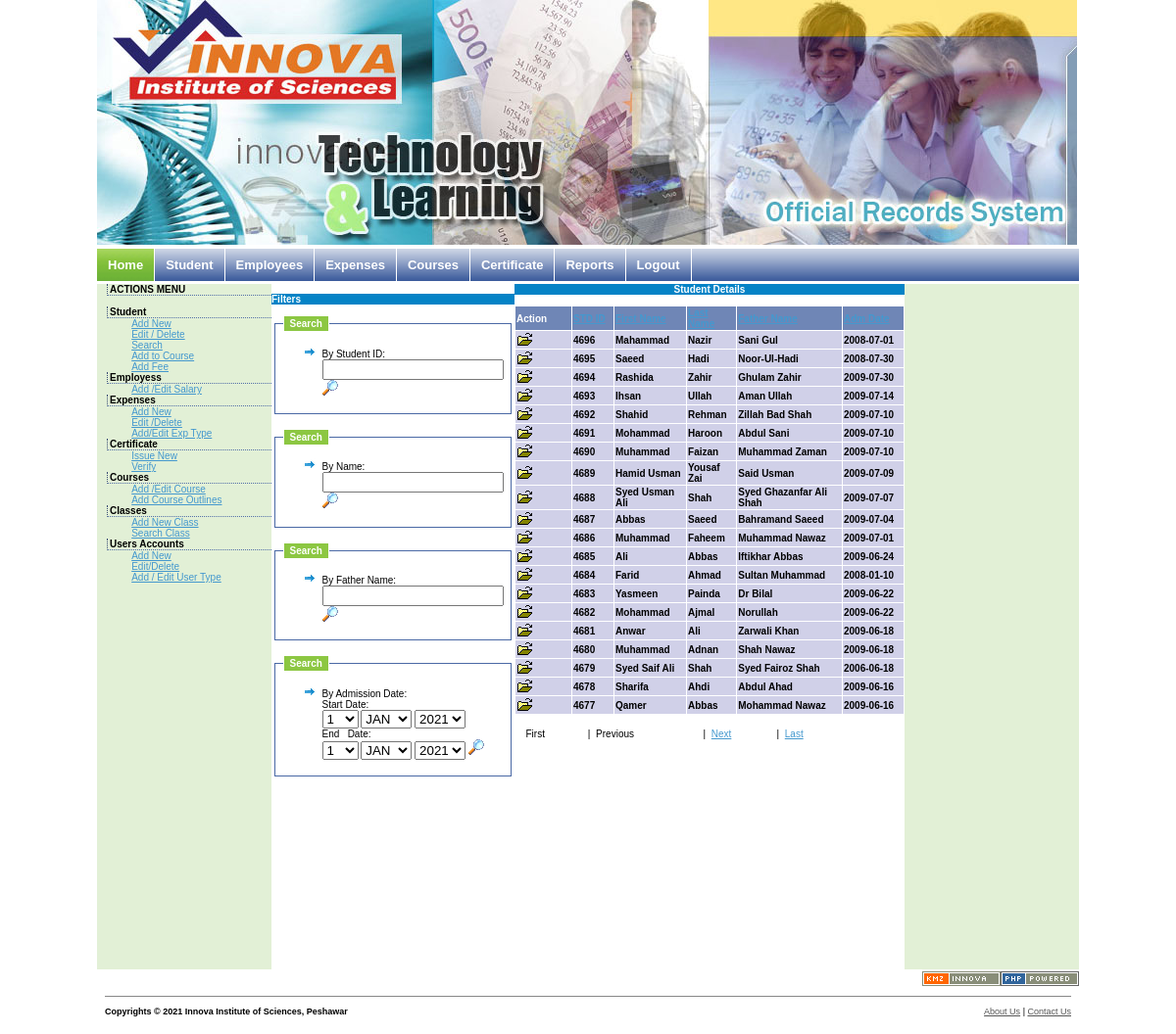
Screenshot of /verifycert.php with the database file from the repository.
### tables this page shows
CREATE TABLE IF NOT EXISTS `students` (
  `std_id` bigint(20) NOT NULL auto_increment,
  `title` varchar(4) NOT NULL default 'Mr.',
  `first_name` varchar(20) NOT NULL default '',
  `last_name` varchar(20) NOT NULL default '',
  `father_name` varchar(40) NOT NULL default '',
  `gender` char(1) NOT NULL default 'M',
  `course_code` int(11) default '0',
  `phone_no` varchar(16) default NULL,
  `mobile_no` varchar(16) default NULL,
  `nationality` varchar(25) default 'Pakistan',
  `personal_statement` varchar(150) default NULL,
  `email` varchar(150) default NULL,
  `dob` date default '0000-00-00',
  `admission_date` date default '0000-00-00',
  `online_sign` char(1) default 'Y',
  `admission_status` char(1) default 'Y',
  PRIMARY KEY  (`std_id`)
);

### verifycert.php (the view, shortened to what this page needs)
<?php require_once('Connections/conn.php'); ?>
<?php
$currentPage = $_SERVER["PHP_SELF"];
$maxRows_RS_STUDENT = 20;
$pageNum_RS_STUDENT = 0;
$startRow_RS_STUDENT = $pageNum_RS_STUDENT * $maxRows_RS_STUDENT;
$NextSortType="ASC";
$query_RS_STUDENT = "SELECT std_id, first_name, last_name, father_name, admission_date FROM students ".$Filter." ORDER BY std_id DESC";
$query_limit_RS_STUDENT = sprintf("%s LIMIT %d, %d", $query_RS_STUDENT, $startRow_RS_STUDENT, $maxRows_RS_STUDENT);
$RS_STUDENT = mysql_query($query_limit_RS_STUDENT, $conn) or die(mysql_error());
$row_RS_STUDENT = mysql_fetch_assoc($RS_STUDENT);
if (isset($_GET['totalRows_RS_STUDENT'])) {
  $totalRows_RS_STUDENT = $_GET['totalRows_RS_STUDENT'];
} else {
  $all_RS_STUDENT = mysql_query($query_RS_STUDENT);
  $totalRows_RS_STUDENT = mysql_num_rows($all_RS_STUDENT);
}
$totalPages_RS_STUDENT = ceil($totalRows_RS_STUDENT/$maxRows_RS_STUDENT)-1;
$queryString_RS_STUDENT = "";
$queryString_RS_STUDENT = sprintf("&totalRows_RS_STUDENT=%d%s", $totalRows_RS_STUDENT, $queryString_RS_STUDENT);
?><!DOCTYPE html PUBLIC "-//W3C//DTD XHTML 1.0 Transitional//EN" "http://www.w3.org/TR/xhtml1/DTD/xhtml1-transitional.dtd">
<html xmlns="http://www.w3.org/1999/xhtml"><head>
	<link rel="stylesheet" type="text/css" href="gnpcss.css" media="screen" />
</head>
<body>
<div align="center">
  <table border="0" cellpadding="0" cellspacing="0" width="1000">
    <tbody><tr>
      <td class="PageTopHeader" align="left" height="180" valign="middle" width="1000"><img src="images/header_logo.jpg" width="1000" height="250" /></td>
    </tr>
    <tr>
      <td align="left" height="40" valign="middle" width="1000"><?php
				require("top_menu.php");
				?>        <br style="clear: left;" /></td>
    </tr>
    <tr>
      <td><table border="0" cellpadding="0" cellspacing="0" width="1000">
          <tbody><tr>
            <td width="179" height="653" align="left" valign="top"><?php
				require("left_menu.php");
				?>
						</td>
            <td align="left" valign="top" width="652"><table border="0" cellpadding="0" cellspacing="0" width="640">
                <tbody><tr>
                  <td align="left" valign="top" width="232"><p class="headerkizmo">Filters</p>
                  <table width="100%" border="0" cellspacing="0" cellpadding="1">
                      <tr>
                        <td>
      <form action="<?php echo $currentPage ?>" method="get">
<fieldset>
<legend>Search</legend>
<ol>
<li>
<label for="name">By Student ID:</label>  <br />
<input id="std_id" name="std_id" class="inputText" type="text" />
<input name="cmdSearch" type="image" id="cmdSearch" src="images/icons/b_search.png" alt="[Search]" />
</li>
 </ol>
</fieldset>
</form>                        </td>
                      </tr>
                      <tr>
                        <td>&nbsp;</td>
                      </tr>
                      <tr>
                        <td><form action="<?php echo $currentPage ?>" method="get">
                          <fieldset>
                          <legend>Search</legend>
                            <ol>
                            <li>
                              <label for="name">By  Name:</label>
                              <br />
                              <input id="std_name" name="std_name" class="inputText" type="text" />
                              <input name="cmdSearch2" type="image" id="cmdSearch2" src="images/icons/b_search.png" alt="[Search]" />
                            </li>
                            </ol>
                            </fieldset>
                        </form></td>
                      </tr>
                      <tr>
                        <td>&nbsp;</td>
                      </tr>
                      <tr>
                        <td><form action="<?php echo $currentPage ?>" method="get">
                          <fieldset>
                          <legend>Search</legend>
                            <ol>
                            <li>
                              <label for="name">By Father Name:</label>
                              <br />
                              <input id="std_fname" name="std_fname" class="inputText" type="text" />
                              <input name="cmdSearch3" type="image" id="cmdSearch3" src="images/icons/b_search.png" alt="[Search]" />
                            </li>
                            </ol>
                            </fieldset>
                        </form></td>
                      </tr>
                      <tr>
                        <td>&nbsp;</td>
                      </tr>
                      <tr>
                        <td><form action="<?php echo $currentPage ?>" method="get">
                          <fieldset>
                          <legend>Search</legend>
                            <ol>
                            <li>
                              <label for="name">By Admission Date:</label>
                              <br />
                              Start Date:&nbsp;<br />
                              <label>
                              <select name="start_day" class="DatePickers" id="start_day">
                              <?php
							  for ($day=1;$day<=31;$day++)
									echo "<option value=\"$day\">$day</option>";
								?>
                              </select>
                              </label>
                              <select name="start_month" class="DatePickers" id="start_month">
                                <option value="01">JAN</option>
                              </select>
                              <select name="start_year" class="DatePickers" id="start_year">
                                <?php
							  for ($year=date("Y");$year>=date("Y")-50;$year--)
									echo "<option value=\"$year\">$year</option>";
								?>
                                                            </select>
                              <br />
                              End&nbsp;&nbsp;&nbsp;Date:&nbsp;<br />
                              <select name="end_day" class="DatePickers" id="end_day">
                              <?php
							  for ($day=1;$day<=31;$day++)
									echo "<option value=\"$day\">$day</option>";
								?>
                              </select>
                              <select name="end_month" class="DatePickers" id="end_month">
                                <option value="01">JAN</option>
                              </select>
                              <select name="end_year" class="DatePickers" id="end_year">
                                <?php
							  for ($year=date("Y");$year>=date("Y")-50;$year--)
									echo "<option value=\"$year\">$year</option>";
								?>
                              </select>
                              <input name="cmdSearch4" type="image" id="cmdSearch4" src="images/icons/b_search.png" alt="[Search]" />
                            </li>
                            </ol>
                            </fieldset>
                        </form></td>
                      </tr>
                      <tr>
                        <td>&nbsp;</td>
                      </tr>
                      <tr>
                        <td>&nbsp;</td>
                      </tr>
                    </table></td>
                  <td align="left" valign="top" width="408"><div class="MarginStyle1" align="left">
                    <table border="0" cellpadding="0" cellspacing="0" width="398">
                      <tbody>
                        <tr>
                          <td class="headerkizmo" align="center" valign="middle" width="398">Student Details</td>
                        </tr>
                        <tr class="BoxBorderGray">
                          <td class="BoxBorderGray">&nbsp;
                            <div align="center">
                              <table width="100%" border="0" cellpadding="1" cellspacing="1">
                                  <tr class="headerzorkif">
                                    <td width="55">Action</td>
                                    <td width="40"><a href="<?php echo $currentPage."?sort=std_id&stype=".$NextSortType;?>">STD ID</a></td>
                                    <td><a href="<?php echo $currentPage."?sort=first_name&stype=".$NextSortType;?>">First Name</a></td>
                                    <td><a href="<?php echo $currentPage."?sort=last_name&stype=".$NextSortType;?>">Last Name</a></td>
                                    <td><a href="<?php echo $currentPage."?sort=father_name&stype=".$NextSortType;?>">Father Name</a></td>
                                    <td width="60"><a href="<?php echo $currentPage."?sort=admission_date&stype=".$NextSortType;?>">Adm Date</a></td>
                                  </tr>
                                  <?php do { ?>
                                    <tr class="tablerowzorkif">
                                      <td width="55"><a href="verifycert2.php?action=open&std_id=<?php echo $row_RS_STUDENT['std_id']; ?>""><img src="images/icons/bs_open.gif" alt="[Show]" width="16" height="16" /></a></td>
                                      <td><?php echo $row_RS_STUDENT['std_id']; ?></td>
                                      <td><?php echo $row_RS_STUDENT['first_name']; ?></td>
                                      <td><?php echo $row_RS_STUDENT['last_name']; ?></td>
                                      <td><?php echo $row_RS_STUDENT['father_name']; ?></td>
                                      <td width="60"><?php echo $row_RS_STUDENT['admission_date']; ?></td>
                                    </tr>
<?php } while ($row_RS_STUDENT = mysql_fetch_assoc($RS_STUDENT)); ?>
                                                          </table>
                            </div></td>
                        </tr>
                        <tr>
                          <td class="BoxBorderGray">&nbsp;
                            <div align="center" class="curlycontainer">
                              <table width="381" border="0">
                                  <tr>
                                    <td width="33"><?php if ($pageNum_RS_STUDENT > 0) {  ?>
                                          <a href="<?php printf("%s?pageNum_RS_STUDENT=%d%s", $currentPage, 0, $queryString_RS_STUDENT). "sort=".$_GET['sort']."&stype=".$_GET['stype']; ?>">First</a>
<?php }  ?>
<?php if ($pageNum_RS_STUDENT == 0) {  ?>
  First
  <?php }  ?></td>
                                    <td width="1"><div align="center">|</div></td>
                                    <td width="60"><?php if ($pageNum_RS_STUDENT > 0) {  ?>
                                          <a href="<?php printf("%s?pageNum_RS_STUDENT=%d%s", $currentPage, max(0, $pageNum_RS_STUDENT - 1), $queryString_RS_STUDENT). "sort=".$_GET['sort']."&stype=".$_GET['stype']; ?>">Previous</a>
                                          <?php }  ?>
                                          <?php if ($pageNum_RS_STUDENT == 0) {  ?>
Previous
<?php }  ?></td>
                                    <td width="1"><div align="center">|</div></td>
                                    <td width="35"><?php if ($pageNum_RS_STUDENT < $totalPages_RS_STUDENT) {  ?>
                                          <a href="">Next</a>
                                          <?php }  ?>
                                          <?php if ($pageNum_RS_STUDENT >= $totalPages_RS_STUDENT) {  ?>
Next
<?php }  ?></td>
                                    <td width="1"><div align="center">|</div></td>
                                    <td width="64"><?php if ($pageNum_RS_STUDENT < $totalPages_RS_STUDENT) {  ?>
                                          <a href="<?php printf("%s?pageNum_RS_STUDENT=%d%s", $currentPage, $totalPages_RS_STUDENT, $queryString_RS_STUDENT). "sort=".$_GET['sort']."&stype=".$_GET['stype']; ?>">Last</a>
                                          <?php }  ?>                                    <?php if ($pageNum_RS_STUDENT >= $totalPages_RS_STUDENT) {  ?>
<?php }  ?></td>
                                  </tr>
                                      </table>
                              </div></td>
                        </tr>
                      </tbody>
                    </table>
                  </div></td>
                </tr>
              </tbody></table>            </td>
            <td align="left" valign="top" width="179"><div id="leftbar">
              <div id="searchBox">
                <p>&nbsp;</p>
                </div>
              </div>              </td>
          </tr>
        </tbody></table></td>
    </tr>
    <tr>
      <td align="right" height="19"><img src="images/kmz_innova.gif" width="80" height="15" /><img src="images/php.gif" alt="PHP|Powered" height="15" width="80" /></td>
    </tr>
    <tr>
      <td><?php
				require("footer.php");
				?></td>
    </tr>
  </tbody></table>
</div>
</body>
</html>

### gnpcss.css (style rules this page uses)
#leftbar { background: #E2F0D6; float: left; width: 178px; padding: 0px; height: 700px; }
#searchBox { border-left: 10px solid #E2F0D6; border-bottom: 5px solid #E2F0D6; width: 168px; font-size: 10px; color: #000000; height: auto; }
body { margin: 0; padding: 0; text-align: center; min-width: 1000px; font-size: 10px; font-family: Verdana, Arial, Helvetica, sans-serif; list-style-image: url(images/icons/bullet_arrow.png); background-repeat: no-repeat; background-color: #FFFFFF; }
a, a:link, a:visited { color: #4498CE; text-decoration: underline; }
fieldset { border: 1px solid #4A69A5; width: auto }
legend { color: #fff; border: 1px solid #FFFFFF; padding: 2px 6px; background-color: #8CC742; font-weight: bold; }
.headerkizmo { font-family: Verdana, Arial, Helvetica, sans-serif; font-size: 10px; font-style: normal; font-weight: bold; color: #FFFFFF; text-transform: capitalize; background-color: #0583C6; }
.headerzorkif { font-family: Verdana, Arial, Helvetica, sans-serif; font-size: 10px; font-style: normal; font-weight: bold; color: #FFFFFF; text-transform: capitalize; background-color: #6F86B6; }
.tablerowzorkif { font-family: Verdana, Arial, Helvetica, sans-serif; font-size: 10px; font-style: normal; font-weight: bold; color: #000000; text-transform: capitalize; background-color: #D0D0E8; }
img { border:0 }

### rows the page displays
students: std_id "4696", first_name "Mahammad", last_name "Nazir", father_name "Sani Gul", admission_date "2008-07-01"
students: std_id "4695", first_name "Saeed", last_name "Hadi", father_name "Noor-Ul-Hadi", admission_date "2008-07-30"
students: std_id "4694", first_name "Rashida", last_name "Zahir", father_name "Ghulam Zahir", admission_date "2009-07-30"
students: std_id "4693", first_name "Ihsan", last_name "Ullah", father_name "Aman Ullah", admission_date "2009-07-14"
students: std_id "4692", first_name "Shahid", last_name "Rehman", father_name "Zillah Bad Shah", admission_date "2009-07-10"
students: std_id "4691", first_name "Mohammad", last_name "Haroon", father_name "Abdul Sani", admission_date "2009-07-10"
students: std_id "4690", first_name "Muhammad", last_name "Faizan", father_name "Muhammad Zaman", admission_date "2009-07-10"
students: std_id "4689", first_name "Hamid Usman", last_name "Yousaf Zai", father_name "Said Usman", admission_date "2009-07-09"
students: std_id "4688", first_name "Syed Usman Ali", last_name "Shah", father_name "Syed Ghazanfar Ali Shah", admission_date "2009-07-07"
students: std_id "4687", first_name "Abbas", last_name "Saeed", father_name "Bahramand Saeed", admission_date "2009-07-04"
students: std_id "4686", first_name "Muhammad", last_name "Faheem", father_name "Muhammad Nawaz", admission_date "2009-07-01"
students: std_id "4685", first_name "Ali", last_name "Abbas", father_name "Iftikhar Abbas", admission_date "2009-06-24"
students: std_id "4684", first_name "Farid", last_name "Ahmad", father_name "Sultan Muhammad", admission_date "2008-01-10"
students: std_id "4683", first_name "Yasmeen", last_name "Painda", father_name "Dr Bilal", admission_date "2009-06-22"
students: std_id "4682", first_name "Mohammad", last_name "Ajmal", father_name "Norullah", admission_date "2009-06-22"
students: std_id "4681", first_name "Anwar", last_name "Ali", father_name "Zarwali Khan", admission_date "2009-06-18"
students: std_id "4680", first_name "Muhammad", last_name "Adnan", father_name "Shah Nawaz", admission_date "2009-06-18"
students: std_id "4679", first_name "Syed Saif Ali", last_name "Shah", father_name "Syed Fairoz Shah", admission_date "2006-06-18"
students: std_id "4678", first_name "Sharifa", last_name "Ahdi", father_name "Abdul Ahad", admission_date "2009-06-16"
students: std_id "4677", first_name "Qamer", last_name "Abbas", father_name "Mohammad Nawaz", admission_date "2009-06-16"

### other values shown
form field start_day "1"
form field start_year "2021"
form field end_day "1"
form field end_year "2021"
